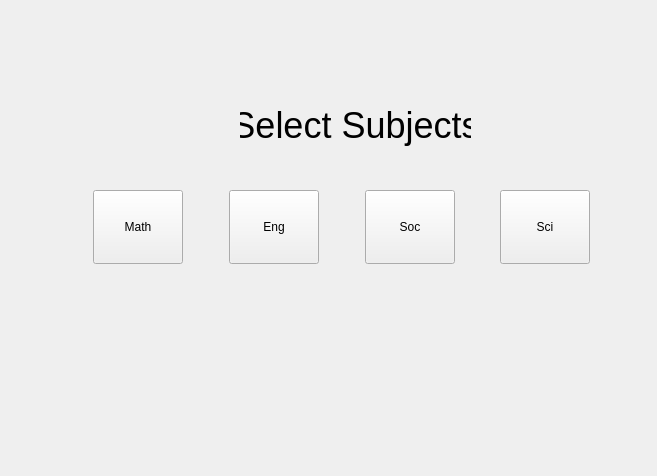
<?xml version="1.0" encoding="UTF-8"?>
<ui version="4.0">
 <class>SelectSubject</class>
 <widget class="QWizardPage" name="SelectSubject">
  <property name="geometry">
   <rect>
    <x>0</x>
    <y>0</y>
    <width>657</width>
    <height>476</height>
   </rect>
  </property>
  <property name="minimumSize">
   <size>
    <width>657</width>
    <height>476</height>
   </size>
  </property>
  <property name="maximumSize">
   <size>
    <width>657</width>
    <height>476</height>
   </size>
  </property>
  <property name="baseSize">
   <size>
    <width>0</width>
    <height>0</height>
   </size>
  </property>
  <property name="windowTitle">
   <string>WizardPage</string>
  </property>
  <widget class="QPushButton" name="MathPushButton">
   <property name="geometry">
    <rect>
     <x>93</x>
     <y>190</y>
     <width>90</width>
     <height>74</height>
    </rect>
   </property>
   <property name="sizePolicy">
    <sizepolicy hsizetype="Minimum" vsizetype="Fixed">
     <horstretch>0</horstretch>
     <verstretch>0</verstretch>
    </sizepolicy>
   </property>
   <property name="sizeIncrement">
    <size>
     <width>0</width>
     <height>0</height>
    </size>
   </property>
   <property name="text">
    <string>Math</string>
   </property>
   <property name="autoDefault">
    <bool>false</bool>
   </property>
   <property name="flat">
    <bool>false</bool>
   </property>
  </widget>
  <widget class="QPushButton" name="EngPushButton">
   <property name="geometry">
    <rect>
     <x>229</x>
     <y>190</y>
     <width>90</width>
     <height>74</height>
    </rect>
   </property>
   <property name="text">
    <string>Eng</string>
   </property>
   <property name="autoDefault">
    <bool>false</bool>
   </property>
   <property name="flat">
    <bool>false</bool>
   </property>
  </widget>
  <widget class="QPushButton" name="SocPushButton">
   <property name="geometry">
    <rect>
     <x>365</x>
     <y>190</y>
     <width>90</width>
     <height>74</height>
    </rect>
   </property>
   <property name="text">
    <string>Soc</string>
   </property>
   <property name="autoDefault">
    <bool>false</bool>
   </property>
   <property name="flat">
    <bool>false</bool>
   </property>
  </widget>
  <widget class="QPushButton" name="SciPushButton">
   <property name="geometry">
    <rect>
     <x>500</x>
     <y>190</y>
     <width>90</width>
     <height>74</height>
    </rect>
   </property>
   <property name="text">
    <string>Sci</string>
   </property>
   <property name="autoDefault">
    <bool>false</bool>
   </property>
   <property name="flat">
    <bool>false</bool>
   </property>
  </widget>
  <widget class="QLabel" name="SelectSubjectlabel">
   <property name="geometry">
    <rect>
     <x>240</x>
     <y>100</y>
     <width>231</width>
     <height>51</height>
    </rect>
   </property>
   <property name="font">
    <font>
     <pointsize>27</pointsize>
    </font>
   </property>
   <property name="text">
    <string>Select Subjects</string>
   </property>
   <property name="alignment">
    <set>Qt::AlignCenter</set>
   </property>
  </widget>
 </widget>
 <tabstops>
  <tabstop>MathPushButton</tabstop>
  <tabstop>EngPushButton</tabstop>
  <tabstop>SocPushButton</tabstop>
  <tabstop>SciPushButton</tabstop>
 </tabstops>
 <resources/>
 <connections/>
</ui>
